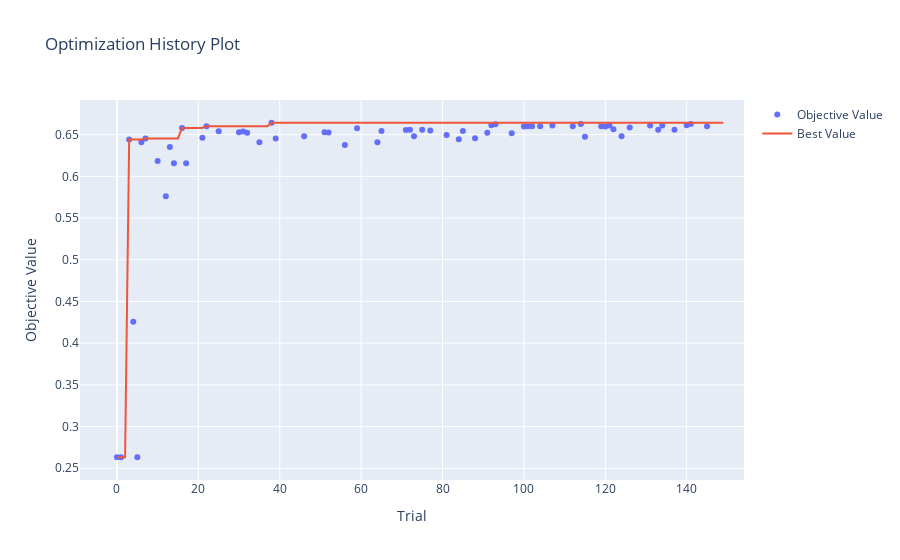
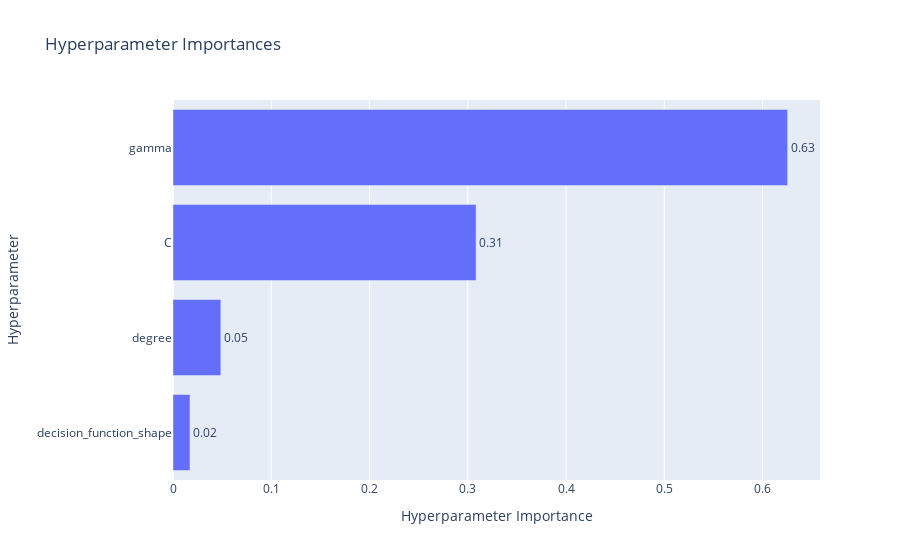
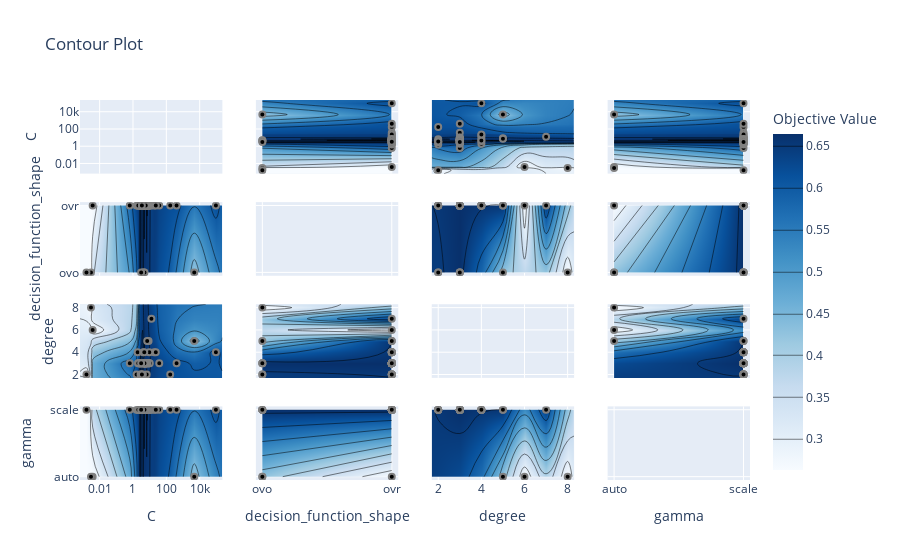

Notebook code for these charts, in order:
### Code cell
visualize(svc_only_study, ["C", "degree", "gamma", "decision_function_shape"])

### Figure 1 — Plotly figure (JSON) as saved in the notebook; plotly's stock layout.template omitted (floating-point values rounded to 4 significant figures; data arrays with more than 128 entries replaced by an {"elided": "..."} marker saying what was removed)
{"data": [{"mode": "markers", "name": "Objective Value", "type": "scatter", "x": [0, 1, 3, 4, 5, 6, 7, 10, 12, 13, 14, 16, 17, 21, 22, 25, 30, 31, 32, 35, 38, 39, 46, 51, 52, 56, 59, 64, 65, 71, 72, 73, 75, 77, 81, 84, 85, 88, 91, 92, 93, 97, 100, 101, 102, 104, 107, 112, 114, 115, 119, 120, 121, 122, 124, 126, 131, 133, 134, 137, 140, 141, 145], "y": [0.2632, 0.2632, 0.6443, 0.4256, 0.2632, 0.6409, 0.6455, 0.6185, 0.5763, 0.6351, 0.6157, 0.6581, 0.6157, 0.6464, 0.6602, 0.6541, 0.6528, 0.6539, 0.6524, 0.6409, 0.6643, 0.6454, 0.6481, 0.6528, 0.6526, 0.6375, 0.6577, 0.6409, 0.6545, 0.6555, 0.6558, 0.648, 0.6558, 0.6549, 0.6495, 0.6446, 0.6542, 0.6458, 0.6524, 0.6613, 0.6626, 0.6518, 0.6597, 0.6602, 0.66, 0.66, 0.6609, 0.6602, 0.6628, 0.6473, 0.6602, 0.6597, 0.6609, 0.6566, 0.6481, 0.6586, 0.6609, 0.6558, 0.6609, 0.6558, 0.6613, 0.6628, 0.6599]}, {"mode": "lines", "name": "Best Value", "type": "scatter", "x": {"elided": "150 int values"}, "y": {"elided": "150 float values"}}, {"marker": {"color": "#cccccc"}, "mode": "markers", "name": "Infeasible Trial", "showlegend": false, "type": "scatter", "x": [], "y": []}], "layout": {"autosize": true, "title": {"text": "Optimization History Plot"}, "xaxis": {"autorange": true, "range": [-8.946, 153.9], "title": {"text": "Trial"}, "type": "linear"}, "yaxis": {"autorange": true, "range": [0.2301, 0.6974], "title": {"text": "Objective Value"}, "type": "linear"}}}

### Figure 2 — Plotly figure (JSON) as saved in the notebook; plotly's stock layout.template omitted (floating-point values rounded to 4 significant figures)
{"data": [{"cliponaxis": false, "hovertemplate": ["decision_function_shape (CategoricalDistribution): 0.01727896218920125<extra></extra>", "degree (IntDistribution): 0.048657024839647664<extra></extra>", "C (FloatDistribution): 0.3084682861737534<extra></extra>", "gamma (CategoricalDistribution): 0.6255957267973978<extra></extra>"], "name": "Objective Value", "orientation": "h", "text": ["0.02", "0.05", "0.31", "0.63"], "textposition": "outside", "type": "bar", "x": [0.01728, 0.04866, 0.3085, 0.6256], "y": ["decision_function_shape", "degree", "C", "gamma"]}], "layout": {"autosize": true, "title": {"text": "Hyperparameter Importances"}, "xaxis": {"autorange": true, "range": [0, 0.6585], "title": {"text": "Hyperparameter Importance"}, "type": "linear"}, "yaxis": {"autorange": true, "range": [-0.5, 3.5], "title": {"text": "Hyperparameter"}, "type": "category"}}}

### Figure 3 — Plotly figure (JSON) as saved in the notebook; plotly's stock layout.template omitted (floating-point values rounded to 4 significant figures; data arrays with more than 128 entries replaced by an {"elided": "..."} marker saying what was removed)
{"data": [{"type": "scatter", "xaxis": "x", "yaxis": "y"}, {"autocontour": true, "colorbar": {"title": {"text": "Objective Value"}}, "colorscale": [[0, "rgb(247,251,255)"], [0.125, "rgb(222,235,247)"], [0.25, "rgb(198,219,239)"], [0.375, "rgb(158,202,225)"], [0.5, "rgb(107,174,214)"], [0.625, "rgb(66,146,198)"], [0.75, "rgb(33,113,181)"], [0.875, "rgb(8,81,156)"], [1, "rgb(8,48,107)"]], "connectgaps": true, "contours": {"coloring": "heatmap", "end": 0.65, "size": 0.05, "start": 0.3}, "hoverinfo": "none", "line": {"smoothing": 1.3}, "reversescale": false, "showscale": true, "type": "contour", "x": [0.0006636, 0.001622, 0.00302, 0.00381, 0.6413, 1.627, 1.898, 2.03, 2.083, 2.454, 2.483, 2.49, 2.518, 2.682, 2.812, 2.836, 3.089, 3.09, 3.411, 3.433, 3.451, 3.727, 3.746, 3.91, 3.935, 4.145, 4.484, 4.611, 4.664, 4.755, 4.877, 4.902, 4.989, 5.05, 5.096, 5.121, 5.129, 5.25, 5.305, 5.388, 5.811, 5.814, 6.075, 6.184, 6.212, 6.277, 6.625, 7.018, 7.126, 7.261, 8.13, 8.574, 8.621, 9.373, 9.519, 10.15, 12.73, 18.75, 23.32, 37.5, 170.5, 410.5, 4710.0, 93810.0, 229300.0], "xaxis": "x5", "y": ["ovo", "ovr"], "yaxis": "y5", "z": {"elided": "2x65 float values"}}, {"marker": {"color": "black", "line": {"color": "Grey", "width": 2}}, "mode": "markers", "showlegend": false, "type": "scatter", "x": [0.00381, 0.00302, 1.898, 4710.0, 0.001622, 12.73, 6.625, 170.5, 0.6413, 37.5, 93810.0, 5.388, 410.5, 2.454, 5.129, 2.682, 8.621, 9.373, 2.483, 1.627, 5.096, 3.935, 18.75, 8.13, 10.15, 4.145, 7.261, 2.836, 9.519, 7.018, 3.727, 3.089, 3.746, 8.574, 7.126, 4.755, 2.518, 23.32, 2.49, 4.611, 4.484, 3.433, 6.277, 5.305, 4.989, 5.05, 6.184, 5.121, 4.877, 2.03, 5.25, 6.212, 5.811, 2.812, 2.083, 3.91, 6.075, 3.451, 5.814, 3.411, 4.664, 4.902, 3.09], "xaxis": "x5", "y": ["ovr", "ovo", "ovr", "ovo", "ovo", "ovr", "ovr", "ovr", "ovr", "ovr", "ovr", "ovr", "ovr", "ovr", "ovr", "ovr", "ovr", "ovr", "ovr", "ovr", "ovr", "ovo", "ovr", "ovr", "ovr", "ovr", "ovr", "ovr", "ovr", "ovr", "ovr", "ovr", "ovr", "ovr", "ovr", "ovr", "ovr", "ovr", "ovr", "ovr", "ovr", "ovr", "ovr", "ovr", "ovr", "ovr", "ovr", "ovr", "ovr", "ovr", "ovr", "ovr", "ovr", "ovr", "ovr", "ovr", "ovr", "ovr", "ovr", "ovr", "ovo", "ovo", "ovo"], "yaxis": "y5"}, {"autocontour": true, "colorbar": {"title": {"text": "Objective Value"}}, "colorscale": [[0, "rgb(247,251,255)"], [0.125, "rgb(222,235,247)"], [0.25, "rgb(198,219,239)"], [0.375, "rgb(158,202,225)"], [0.5, "rgb(107,174,214)"], [0.625, "rgb(66,146,198)"], [0.75, "rgb(33,113,181)"], [0.875, "rgb(8,81,156)"], [1, "rgb(8,48,107)"]], "connectgaps": true, "contours": {"coloring": "heatmap", "end": 0.65, "size": 0.05, "start": 0.3}, "hoverinfo": "none", "line": {"smoothing": 1.3}, "reversescale": false, "showscale": false, "type": "contour", "x": [0.0006636, 0.001622, 0.00302, 0.00381, 0.6413, 1.627, 1.898, 2.03, 2.083, 2.454, 2.483, 2.49, 2.518, 2.682, 2.812, 2.836, 3.089, 3.09, 3.411, 3.433, 3.451, 3.727, 3.746, 3.91, 3.935, 4.145, 4.484, 4.611, 4.664, 4.755, 4.877, 4.902, 4.989, 5.05, 5.096, 5.121, 5.129, 5.25, 5.305, 5.388, 5.811, 5.814, 6.075, 6.184, 6.212, 6.277, 6.625, 7.018, 7.126, 7.261, 8.13, 8.574, 8.621, 9.373, 9.519, 10.15, 12.73, 18.75, 23.32, 37.5, 170.5, 410.5, 4710.0, 93810.0, 229300.0], "xaxis": "x9", "y": [1.7, 2, 3, 4, 5, 6, 7, 8, 8.3], "yaxis": "y9", "z": {"elided": "9x65 float values"}}, {"marker": {"color": "black", "line": {"color": "Grey", "width": 2}}, "mode": "markers", "showlegend": false, "type": "scatter", "x": [0.00381, 0.00302, 1.898, 4710.0, 0.001622, 12.73, 6.625, 170.5, 0.6413, 37.5, 93810.0, 5.388, 410.5, 2.454, 5.129, 2.682, 8.621, 9.373, 2.483, 1.627, 5.096, 3.935, 18.75, 8.13, 10.15, 4.145, 7.261, 2.836, 9.519, 7.018, 3.727, 3.089, 3.746, 8.574, 7.126, 4.755, 2.518, 23.32, 2.49, 4.611, 4.484, 3.433, 6.277, 5.305, 4.989, 5.05, 6.184, 5.121, 4.877, 2.03, 5.25, 6.212, 5.811, 2.812, 2.083, 3.91, 6.075, 3.451, 5.814, 3.411, 4.664, 4.902, 3.09], "xaxis": "x9", "y": [6, 8, 4, 5, 2, 7, 2, 2, 3, 3, 4, 3, 3, 3, 3, 3, 3, 3, 3, 2, 3, 2, 4, 3, 3, 4, 3, 2, 4, 3, 3, 2, 3, 5, 5, 4, 3, 4, 3, 3, 3, 2, 3, 3, 3, 3, 3, 3, 3, 3, 3, 3, 3, 3, 3, 3, 3, 3, 3, 3, 3, 3, 3], "yaxis": "y9"}, {"autocontour": true, "colorbar": {"title": {"text": "Objective Value"}}, "colorscale": [[0, "rgb(247,251,255)"], [0.125, "rgb(222,235,247)"], [0.25, "rgb(198,219,239)"], [0.375, "rgb(158,202,225)"], [0.5, "rgb(107,174,214)"], [0.625, "rgb(66,146,198)"], [0.75, "rgb(33,113,181)"], [0.875, "rgb(8,81,156)"], [1, "rgb(8,48,107)"]], "connectgaps": true, "contours": {"coloring": "heatmap", "end": 0.65, "size": 0.05, "start": 0.3}, "hoverinfo": "none", "line": {"smoothing": 1.3}, "reversescale": false, "showscale": false, "type": "contour", "x": [0.0006636, 0.001622, 0.00302, 0.00381, 0.6413, 1.627, 1.898, 2.03, 2.083, 2.454, 2.483, 2.49, 2.518, 2.682, 2.812, 2.836, 3.089, 3.09, 3.411, 3.433, 3.451, 3.727, 3.746, 3.91, 3.935, 4.145, 4.484, 4.611, 4.664, 4.755, 4.877, 4.902, 4.989, 5.05, 5.096, 5.121, 5.129, 5.25, 5.305, 5.388, 5.811, 5.814, 6.075, 6.184, 6.212, 6.277, 6.625, 7.018, 7.126, 7.261, 8.13, 8.574, 8.621, 9.373, 9.519, 10.15, 12.73, 18.75, 23.32, 37.5, 170.5, 410.5, 4710.0, 93810.0, 229300.0], "xaxis": "x13", "y": ["auto", "scale"], "yaxis": "y13", "z": {"elided": "2x65 float values"}}, {"marker": {"color": "black", "line": {"color": "Grey", "width": 2}}, "mode": "markers", "showlegend": false, "type": "scatter", "x": [0.00381, 0.00302, 1.898, 4710.0, 0.001622, 12.73, 6.625, 170.5, 0.6413, 37.5, 93810.0, 5.388, 410.5, 2.454, 5.129, 2.682, 8.621, 9.373, 2.483, 1.627, 5.096, 3.935, 18.75, 8.13, 10.15, 4.145, 7.261, 2.836, 9.519, 7.018, 3.727, 3.089, 3.746, 8.574, 7.126, 4.755, 2.518, 23.32, 2.49, 4.611, 4.484, 3.433, 6.277, 5.305, 4.989, 5.05, 6.184, 5.121, 4.877, 2.03, 5.25, 6.212, 5.811, 2.812, 2.083, 3.91, 6.075, 3.451, 5.814, 3.411, 4.664, 4.902, 3.09], "xaxis": "x13", "y": ["auto", "auto", "scale", "auto", "scale", "scale", "scale", "scale", "scale", "scale", "scale", "scale", "scale", "scale", "scale", "scale", "scale", "scale", "scale", "scale", "scale", "scale", "scale", "scale", "scale", "scale", "scale", "scale", "scale", "scale", "scale", "scale", "scale", "scale", "scale", "scale", "scale", "scale", "scale", "scale", "scale", "scale", "scale", "scale", "scale", "scale", "scale", "scale", "scale", "scale", "scale", "scale", "scale", "scale", "scale", "scale", "scale", "scale", "scale", "scale", "scale", "scale", "scale"], "yaxis": "y13"}, {"autocontour": true, "colorbar": {"title": {"text": "Objective Value"}}, "colorscale": [[0, "rgb(247,251,255)"], [0.125, "rgb(222,235,247)"], [0.25, "rgb(198,219,239)"], [0.375, "rgb(158,202,225)"], [0.5, "rgb(107,174,214)"], [0.625, "rgb(66,146,198)"], [0.75, "rgb(33,113,181)"], [0.875, "rgb(8,81,156)"], [1, "rgb(8,48,107)"]], "connectgaps": true, "contours": {"coloring": "heatmap", "end": 0.65, "size": 0.05, "start": 0.3}, "hoverinfo": "none", "line": {"smoothing": 1.3}, "reversescale": false, "showscale": false, "type": "contour", "x": ["ovo", "ovr"], "xaxis": "x2", "y": [0.0006636, 0.001622, 0.00302, 0.00381, 0.6413, 1.627, 1.898, 2.03, 2.083, 2.454, 2.483, 2.49, 2.518, 2.682, 2.812, 2.836, 3.089, 3.09, 3.411, 3.433, 3.451, 3.727, 3.746, 3.91, 3.935, 4.145, 4.484, 4.611, 4.664, 4.755, 4.877, 4.902, 4.989, 5.05, 5.096, 5.121, 5.129, 5.25, 5.305, 5.388, 5.811, 5.814, 6.075, 6.184, 6.212, 6.277, 6.625, 7.018, 7.126, 7.261, 8.13, 8.574, 8.621, 9.373, 9.519, 10.15, 12.73, 18.75, 23.32, 37.5, 170.5, 410.5, 4710.0, 93810.0, 229300.0], "yaxis": "y2", "z": {"elided": "65x2 float values"}}, {"marker": {"color": "black", "line": {"color": "Grey", "width": 2}}, "mode": "markers", "showlegend": false, "type": "scatter", "x": ["ovr", "ovo", "ovr", "ovo", "ovo", "ovr", "ovr", "ovr", "ovr", "ovr", "ovr", "ovr", "ovr", "ovr", "ovr", "ovr", "ovr", "ovr", "ovr", "ovr", "ovr", "ovo", "ovr", "ovr", "ovr", "ovr", "ovr", "ovr", "ovr", "ovr", "ovr", "ovr", "ovr", "ovr", "ovr", "ovr", "ovr", "ovr", "ovr", "ovr", "ovr", "ovr", "ovr", "ovr", "ovr", "ovr", "ovr", "ovr", "ovr", "ovr", "ovr", "ovr", "ovr", "ovr", "ovr", "ovr", "ovr", "ovr", "ovr", "ovr", "ovo", "ovo", "ovo"], "xaxis": "x2", "y": [0.00381, 0.00302, 1.898, 4710.0, 0.001622, 12.73, 6.625, 170.5, 0.6413, 37.5, 93810.0, 5.388, 410.5, 2.454, 5.129, 2.682, 8.621, 9.373, 2.483, 1.627, 5.096, 3.935, 18.75, 8.13, 10.15, 4.145, 7.261, 2.836, 9.519, 7.018, 3.727, 3.089, 3.746, 8.574, 7.126, 4.755, 2.518, 23.32, 2.49, 4.611, 4.484, 3.433, 6.277, 5.305, 4.989, 5.05, 6.184, 5.121, 4.877, 2.03, 5.25, 6.212, 5.811, 2.812, 2.083, 3.91, 6.075, 3.451, 5.814, 3.411, 4.664, 4.902, 3.09], "yaxis": "y2"}, {"type": "scatter", "xaxis": "x6", "yaxis": "y6"}, {"autocontour": true, "colorbar": {"title": {"text": "Objective Value"}}, "colorscale": [[0, "rgb(247,251,255)"], [0.125, "rgb(222,235,247)"], [0.25, "rgb(198,219,239)"], [0.375, "rgb(158,202,225)"], [0.5, "rgb(107,174,214)"], [0.625, "rgb(66,146,198)"], [0.75, "rgb(33,113,181)"], [0.875, "rgb(8,81,156)"], [1, "rgb(8,48,107)"]], "connectgaps": true, "contours": {"coloring": "heatmap", "end": 0.65, "size": 0.05, "start": 0.3}, "hoverinfo": "none", "line": {"smoothing": 1.3}, "reversescale": false, "showscale": false, "type": "contour", "x": ["ovo", "ovr"], "xaxis": "x10", "y": [1.7, 2, 3, 4, 5, 6, 7, 8, 8.3], "yaxis": "y10", "z": [[null, null], [0.6454, 0.6518], [0.6628, 0.6643], [null, 0.6545], [0.4256, 0.6549], [null, 0.2632], [null, 0.6409], [0.2632, null], [null, null]]}, {"marker": {"color": "black", "line": {"color": "Grey", "width": 2}}, "mode": "markers", "showlegend": false, "type": "scatter", "x": ["ovr", "ovo", "ovr", "ovo", "ovo", "ovr", "ovr", "ovr", "ovr", "ovr", "ovr", "ovr", "ovr", "ovr", "ovr", "ovr", "ovr", "ovr", "ovr", "ovr", "ovr", "ovo", "ovr", "ovr", "ovr", "ovr", "ovr", "ovr", "ovr", "ovr", "ovr", "ovr", "ovr", "ovr", "ovr", "ovr", "ovr", "ovr", "ovr", "ovr", "ovr", "ovr", "ovr", "ovr", "ovr", "ovr", "ovr", "ovr", "ovr", "ovr", "ovr", "ovr", "ovr", "ovr", "ovr", "ovr", "ovr", "ovr", "ovr", "ovr", "ovo", "ovo", "ovo"], "xaxis": "x10", "y": [6, 8, 4, 5, 2, 7, 2, 2, 3, 3, 4, 3, 3, 3, 3, 3, 3, 3, 3, 2, 3, 2, 4, 3, 3, 4, 3, 2, 4, 3, 3, 2, 3, 5, 5, 4, 3, 4, 3, 3, 3, 2, 3, 3, 3, 3, 3, 3, 3, 3, 3, 3, 3, 3, 3, 3, 3, 3, 3, 3, 3, 3, 3], "yaxis": "y10"}, {"autocontour": true, "colorbar": {"title": {"text": "Objective Value"}}, "colorscale": [[0, "rgb(247,251,255)"], [0.125, "rgb(222,235,247)"], [0.25, "rgb(198,219,239)"], [0.375, "rgb(158,202,225)"], [0.5, "rgb(107,174,214)"], [0.625, "rgb(66,146,198)"], [0.75, "rgb(33,113,181)"], [0.875, "rgb(8,81,156)"], [1, "rgb(8,48,107)"]], "connectgaps": true, "contours": {"coloring": "heatmap", "end": 0.65, "size": 0.05, "start": 0.3}, "hoverinfo": "none", "line": {"smoothing": 1.3}, "reversescale": false, "showscale": false, "type": "contour", "x": ["ovo", "ovr"], "xaxis": "x14", "y": ["auto", "scale"], "yaxis": "y14", "z": [[0.4256, 0.2632], [0.6628, 0.6643]]}, {"marker": {"color": "black", "line": {"color": "Grey", "width": 2}}, "mode": "markers", "showlegend": false, "type": "scatter", "x": ["ovr", "ovo", "ovr", "ovo", "ovo", "ovr", "ovr", "ovr", "ovr", "ovr", "ovr", "ovr", "ovr", "ovr", "ovr", "ovr", "ovr", "ovr", "ovr", "ovr", "ovr", "ovo", "ovr", "ovr", "ovr", "ovr", "ovr", "ovr", "ovr", "ovr", "ovr", "ovr", "ovr", "ovr", "ovr", "ovr", "ovr", "ovr", "ovr", "ovr", "ovr", "ovr", "ovr", "ovr", "ovr", "ovr", "ovr", "ovr", "ovr", "ovr", "ovr", "ovr", "ovr", "ovr", "ovr", "ovr", "ovr", "ovr", "ovr", "ovr", "ovo", "ovo", "ovo"], "xaxis": "x14", "y": ["auto", "auto", "scale", "auto", "scale", "scale", "scale", "scale", "scale", "scale", "scale", "scale", "scale", "scale", "scale", "scale", "scale", "scale", "scale", "scale", "scale", "scale", "scale", "scale", "scale", "scale", "scale", "scale", "scale", "scale", "scale", "scale", "scale", "scale", "scale", "scale", "scale", "scale", "scale", "scale", "scale", "scale", "scale", "scale", "scale", "scale", "scale", "scale", "scale", "scale", "scale", "scale", "scale", "scale", "scale", "scale", "scale", "scale", "scale", "scale", "scale", "scale", "scale"], "yaxis": "y14"}, {"autocontour": true, "colorbar": {"title": {"text": "Objective Value"}}, "colorscale": [[0, "rgb(247,251,255)"], [0.125, "rgb(222,235,247)"], [0.25, "rgb(198,219,239)"], [0.375, "rgb(158,202,225)"], [0.5, "rgb(107,174,214)"], [0.625, "rgb(66,146,198)"], [0.75, "rgb(33,113,181)"], [0.875, "rgb(8,81,156)"], [1, "rgb(8,48,107)"]], "connectgaps": true, "contours": {"coloring": "heatmap", "end": 0.65, "size": 0.05, "start": 0.3}, "hoverinfo": "none", "line": {"smoothing": 1.3}, "reversescale": false, "showscale": false, "type": "contour", "x": [1.7, 2, 3, 4, 5, 6, 7, 8, 8.3], "xaxis": "x3", "y": [0.0006636, 0.001622, 0.00302, 0.00381, 0.6413, 1.627, 1.898, 2.03, 2.083, 2.454, 2.483, 2.49, 2.518, 2.682, 2.812, 2.836, 3.089, 3.09, 3.411, 3.433, 3.451, 3.727, 3.746, 3.91, 3.935, 4.145, 4.484, 4.611, 4.664, 4.755, 4.877, 4.902, 4.989, 5.05, 5.096, 5.121, 5.129, 5.25, 5.305, 5.388, 5.811, 5.814, 6.075, 6.184, 6.212, 6.277, 6.625, 7.018, 7.126, 7.261, 8.13, 8.574, 8.621, 9.373, 9.519, 10.15, 12.73, 18.75, 23.32, 37.5, 170.5, 410.5, 4710.0, 93810.0, 229300.0], "yaxis": "y3", "z": {"elided": "65x9 float values"}}, {"marker": {"color": "black", "line": {"color": "Grey", "width": 2}}, "mode": "markers", "showlegend": false, "type": "scatter", "x": [6, 8, 4, 5, 2, 7, 2, 2, 3, 3, 4, 3, 3, 3, 3, 3, 3, 3, 3, 2, 3, 2, 4, 3, 3, 4, 3, 2, 4, 3, 3, 2, 3, 5, 5, 4, 3, 4, 3, 3, 3, 2, 3, 3, 3, 3, 3, 3, 3, 3, 3, 3, 3, 3, 3, 3, 3, 3, 3, 3, 3, 3, 3], "xaxis": "x3", "y": [0.00381, 0.00302, 1.898, 4710.0, 0.001622, 12.73, 6.625, 170.5, 0.6413, 37.5, 93810.0, 5.388, 410.5, 2.454, 5.129, 2.682, 8.621, 9.373, 2.483, 1.627, 5.096, 3.935, 18.75, 8.13, 10.15, 4.145, 7.261, 2.836, 9.519, 7.018, 3.727, 3.089, 3.746, 8.574, 7.126, 4.755, 2.518, 23.32, 2.49, 4.611, 4.484, 3.433, 6.277, 5.305, 4.989, 5.05, 6.184, 5.121, 4.877, 2.03, 5.25, 6.212, 5.811, 2.812, 2.083, 3.91, 6.075, 3.451, 5.814, 3.411, 4.664, 4.902, 3.09], "yaxis": "y3"}, {"autocontour": true, "colorbar": {"title": {"text": "Objective Value"}}, "colorscale": [[0, "rgb(247,251,255)"], [0.125, "rgb(222,235,247)"], [0.25, "rgb(198,219,239)"], [0.375, "rgb(158,202,225)"], [0.5, "rgb(107,174,214)"], [0.625, "rgb(66,146,198)"], [0.75, "rgb(33,113,181)"], [0.875, "rgb(8,81,156)"], [1, "rgb(8,48,107)"]], "connectgaps": true, "contours": {"coloring": "heatmap", "end": 0.65, "size": 0.05, "start": 0.3}, "hoverinfo": "none", "line": {"smoothing": 1.3}, "reversescale": false, "showscale": false, "type": "contour", "x": [1.7, 2, 3, 4, 5, 6, 7, 8, 8.3], "xaxis": "x7", "y": ["ovo", "ovr"], "yaxis": "y7", "z": [[null, 0.6454, 0.6628, null, 0.4256, null, null, 0.2632, null], [null, 0.6518, 0.6643, 0.6545, 0.6549, 0.2632, 0.6409, null, null]]}, {"marker": {"color": "black", "line": {"color": "Grey", "width": 2}}, "mode": "markers", "showlegend": false, "type": "scatter", "x": [6, 8, 4, 5, 2, 7, 2, 2, 3, 3, 4, 3, 3, 3, 3, 3, 3, 3, 3, 2, 3, 2, 4, 3, 3, 4, 3, 2, 4, 3, 3, 2, 3, 5, 5, 4, 3, 4, 3, 3, 3, 2, 3, 3, 3, 3, 3, 3, 3, 3, 3, 3, 3, 3, 3, 3, 3, 3, 3, 3, 3, 3, 3], "xaxis": "x7", "y": ["ovr", "ovo", "ovr", "ovo", "ovo", "ovr", "ovr", "ovr", "ovr", "ovr", "ovr", "ovr", "ovr", "ovr", "ovr", "ovr", "ovr", "ovr", "ovr", "ovr", "ovr", "ovo", "ovr", "ovr", "ovr", "ovr", "ovr", "ovr", "ovr", "ovr", "ovr", "ovr", "ovr", "ovr", "ovr", "ovr", "ovr", "ovr", "ovr", "ovr", "ovr", "ovr", "ovr", "ovr", "ovr", "ovr", "ovr", "ovr", "ovr", "ovr", "ovr", "ovr", "ovr", "ovr", "ovr", "ovr", "ovr", "ovr", "ovr", "ovr", "ovo", "ovo", "ovo"], "yaxis": "y7"}, {"type": "scatter", "xaxis": "x11", "yaxis": "y11"}, {"autocontour": true, "colorbar": {"title": {"text": "Objective Value"}}, "colorscale": [[0, "rgb(247,251,255)"], [0.125, "rgb(222,235,247)"], [0.25, "rgb(198,219,239)"], [0.375, "rgb(158,202,225)"], [0.5, "rgb(107,174,214)"], [0.625, "rgb(66,146,198)"], [0.75, "rgb(33,113,181)"], [0.875, "rgb(8,81,156)"], [1, "rgb(8,48,107)"]], "connectgaps": true, "contours": {"coloring": "heatmap", "end": 0.65, "size": 0.05, "start": 0.3}, "hoverinfo": "none", "line": {"smoothing": 1.3}, "reversescale": false, "showscale": false, "type": "contour", "x": [1.7, 2, 3, 4, 5, 6, 7, 8, 8.3], "xaxis": "x15", "y": ["auto", "scale"], "yaxis": "y15", "z": [[null, null, null, null, 0.4256, 0.2632, null, 0.2632, null], [null, 0.6518, 0.6643, 0.6545, 0.6549, null, 0.6409, null, null]]}, {"marker": {"color": "black", "line": {"color": "Grey", "width": 2}}, "mode": "markers", "showlegend": false, "type": "scatter", "x": [6, 8, 4, 5, 2, 7, 2, 2, 3, 3, 4, 3, 3, 3, 3, 3, 3, 3, 3, 2, 3, 2, 4, 3, 3, 4, 3, 2, 4, 3, 3, 2, 3, 5, 5, 4, 3, 4, 3, 3, 3, 2, 3, 3, 3, 3, 3, 3, 3, 3, 3, 3, 3, 3, 3, 3, 3, 3, 3, 3, 3, 3, 3], "xaxis": "x15", "y": ["auto", "auto", "scale", "auto", "scale", "scale", "scale", "scale", "scale", "scale", "scale", "scale", "scale", "scale", "scale", "scale", "scale", "scale", "scale", "scale", "scale", "scale", "scale", "scale", "scale", "scale", "scale", "scale", "scale", "scale", "scale", "scale", "scale", "scale", "scale", "scale", "scale", "scale", "scale", "scale", "scale", "scale", "scale", "scale", "scale", "scale", "scale", "scale", "scale", "scale", "scale", "scale", "scale", "scale", "scale", "scale", "scale", "scale", "scale", "scale", "scale", "scale", "scale"], "yaxis": "y15"}, {"autocontour": true, "colorbar": {"title": {"text": "Objective Value"}}, "colorscale": [[0, "rgb(247,251,255)"], [0.125, "rgb(222,235,247)"], [0.25, "rgb(198,219,239)"], [0.375, "rgb(158,202,225)"], [0.5, "rgb(107,174,214)"], [0.625, "rgb(66,146,198)"], [0.75, "rgb(33,113,181)"], [0.875, "rgb(8,81,156)"], [1, "rgb(8,48,107)"]], "connectgaps": true, "contours": {"coloring": "heatmap", "end": 0.65, "size": 0.05, "start": 0.3}, "hoverinfo": "none", "line": {"smoothing": 1.3}, "reversescale": false, "showscale": false, "type": "contour", "x": ["auto", "scale"], "xaxis": "x4", "y": [0.0006636, 0.001622, 0.00302, 0.00381, 0.6413, 1.627, 1.898, 2.03, 2.083, 2.454, 2.483, 2.49, 2.518, 2.682, 2.812, 2.836, 3.089, 3.09, 3.411, 3.433, 3.451, 3.727, 3.746, 3.91, 3.935, 4.145, 4.484, 4.611, 4.664, 4.755, 4.877, 4.902, 4.989, 5.05, 5.096, 5.121, 5.129, 5.25, 5.305, 5.388, 5.811, 5.814, 6.075, 6.184, 6.212, 6.277, 6.625, 7.018, 7.126, 7.261, 8.13, 8.574, 8.621, 9.373, 9.519, 10.15, 12.73, 18.75, 23.32, 37.5, 170.5, 410.5, 4710.0, 93810.0, 229300.0], "yaxis": "y4", "z": {"elided": "65x2 float values"}}, {"marker": {"color": "black", "line": {"color": "Grey", "width": 2}}, "mode": "markers", "showlegend": false, "type": "scatter", "x": ["auto", "auto", "scale", "auto", "scale", "scale", "scale", "scale", "scale", "scale", "scale", "scale", "scale", "scale", "scale", "scale", "scale", "scale", "scale", "scale", "scale", "scale", "scale", "scale", "scale", "scale", "scale", "scale", "scale", "scale", "scale", "scale", "scale", "scale", "scale", "scale", "scale", "scale", "scale", "scale", "scale", "scale", "scale", "scale", "scale", "scale", "scale", "scale", "scale", "scale", "scale", "scale", "scale", "scale", "scale", "scale", "scale", "scale", "scale", "scale", "scale", "scale", "scale"], "xaxis": "x4", "y": [0.00381, 0.00302, 1.898, 4710.0, 0.001622, 12.73, 6.625, 170.5, 0.6413, 37.5, 93810.0, 5.388, 410.5, 2.454, 5.129, 2.682, 8.621, 9.373, 2.483, 1.627, 5.096, 3.935, 18.75, 8.13, 10.15, 4.145, 7.261, 2.836, 9.519, 7.018, 3.727, 3.089, 3.746, 8.574, 7.126, 4.755, 2.518, 23.32, 2.49, 4.611, 4.484, 3.433, 6.277, 5.305, 4.989, 5.05, 6.184, 5.121, 4.877, 2.03, 5.25, 6.212, 5.811, 2.812, 2.083, 3.91, 6.075, 3.451, 5.814, 3.411, 4.664, 4.902, 3.09], "yaxis": "y4"}, {"autocontour": true, "colorbar": {"title": {"text": "Objective Value"}}, "colorscale": [[0, "rgb(247,251,255)"], [0.125, "rgb(222,235,247)"], [0.25, "rgb(198,219,239)"], [0.375, "rgb(158,202,225)"], [0.5, "rgb(107,174,214)"], [0.625, "rgb(66,146,198)"], [0.75, "rgb(33,113,181)"], [0.875, "rgb(8,81,156)"], [1, "rgb(8,48,107)"]], "connectgaps": true, "contours": {"coloring": "heatmap", "end": 0.65, "size": 0.05, "start": 0.3}, "hoverinfo": "none", "line": {"smoothing": 1.3}, "reversescale": false, "showscale": false, "type": "contour", "x": ["auto", "scale"], "xaxis": "x8", "y": ["ovo", "ovr"], "yaxis": "y8", "z": [[0.4256, 0.6628], [0.2632, 0.6643]]}, {"marker": {"color": "black", "line": {"color": "Grey", "width": 2}}, "mode": "markers", "showlegend": false, "type": "scatter", "x": ["auto", "auto", "scale", "auto", "scale", "scale", "scale", "scale", "scale", "scale", "scale", "scale", "scale", "scale", "scale", "scale", "scale", "scale", "scale", "scale", "scale", "scale", "scale", "scale", "scale", "scale", "scale", "scale", "scale", "scale", "scale", "scale", "scale", "scale", "scale", "scale", "scale", "scale", "scale", "scale", "scale", "scale", "scale", "scale", "scale", "scale", "scale", "scale", "scale", "scale", "scale", "scale", "scale", "scale", "scale", "scale", "scale", "scale", "scale", "scale", "scale", "scale", "scale"], "xaxis": "x8", "y": ["ovr", "ovo", "ovr", "ovo", "ovo", "ovr", "ovr", "ovr", "ovr", "ovr", "ovr", "ovr", "ovr", "ovr", "ovr", "ovr", "ovr", "ovr", "ovr", "ovr", "ovr", "ovo", "ovr", "ovr", "ovr", "ovr", "ovr", "ovr", "ovr", "ovr", "ovr", "ovr", "ovr", "ovr", "ovr", "ovr", "ovr", "ovr", "ovr", "ovr", "ovr", "ovr", "ovr", "ovr", "ovr", "ovr", "ovr", "ovr", "ovr", "ovr", "ovr", "ovr", "ovr", "ovr", "ovr", "ovr", "ovr", "ovr", "ovr", "ovr", "ovo", "ovo", "ovo"], "yaxis": "y8"}, {"autocontour": true, "colorbar": {"title": {"text": "Objective Value"}}, "colorscale": [[0, "rgb(247,251,255)"], [0.125, "rgb(222,235,247)"], [0.25, "rgb(198,219,239)"], [0.375, "rgb(158,202,225)"], [0.5, "rgb(107,174,214)"], [0.625, "rgb(66,146,198)"], [0.75, "rgb(33,113,181)"], [0.875, "rgb(8,81,156)"], [1, "rgb(8,48,107)"]], "connectgaps": true, "contours": {"coloring": "heatmap", "end": 0.65, "size": 0.05, "start": 0.3}, "hoverinfo": "none", "line": {"smoothing": 1.3}, "reversescale": false, "showscale": false, "type": "contour", "x": ["auto", "scale"], "xaxis": "x12", "y": [1.7, 2, 3, 4, 5, 6, 7, 8, 8.3], "yaxis": "y12", "z": [[null, null], [null, 0.6518], [null, 0.6643], [null, 0.6545], [0.4256, 0.6549], [0.2632, null], [null, 0.6409], [0.2632, null], [null, null]]}, {"marker": {"color": "black", "line": {"color": "Grey", "width": 2}}, "mode": "markers", "showlegend": false, "type": "scatter", "x": ["auto", "auto", "scale", "auto", "scale", "scale", "scale", "scale", "scale", "scale", "scale", "scale", "scale", "scale", "scale", "scale", "scale", "scale", "scale", "scale", "scale", "scale", "scale", "scale", "scale", "scale", "scale", "scale", "scale", "scale", "scale", "scale", "scale", "scale", "scale", "scale", "scale", "scale", "scale", "scale", "scale", "scale", "scale", "scale", "scale", "scale", "scale", "scale", "scale", "scale", "scale", "scale", "scale", "scale", "scale", "scale", "scale", "scale", "scale", "scale", "scale", "scale", "scale"], "xaxis": "x12", "y": [6, 8, 4, 5, 2, 7, 2, 2, 3, 3, 4, 3, 3, 3, 3, 3, 3, 3, 3, 2, 3, 2, 4, 3, 3, 4, 3, 2, 4, 3, 3, 2, 3, 5, 5, 4, 3, 4, 3, 3, 3, 2, 3, 3, 3, 3, 3, 3, 3, 3, 3, 3, 3, 3, 3, 3, 3, 3, 3, 3, 3, 3, 3], "yaxis": "y12"}, {"type": "scatter", "xaxis": "x16", "yaxis": "y16"}], "layout": {"autosize": true, "title": {"text": "Contour Plot"}, "xaxis": {"anchor": "y", "domain": [0, 0.2125], "matches": "x13", "range": [-3.178, 5.36], "showticklabels": false, "type": "log"}, "xaxis10": {"anchor": "y10", "domain": [0.2625, 0.475], "matches": "x14", "range": [-0.05, 1.05], "showticklabels": false, "type": "category"}, "xaxis11": {"anchor": "y11", "domain": [0.525, 0.7375], "matches": "x15", "range": [1.7, 8.3], "showticklabels": false}, "xaxis12": {"anchor": "y12", "domain": [0.7875, 1], "matches": "x16", "range": [-0.05, 1.05], "showticklabels": false, "type": "category"}, "xaxis13": {"anchor": "y13", "domain": [0, 0.2125], "range": [-3.178, 5.36], "title": {"text": "C"}, "type": "log"}, "xaxis14": {"anchor": "y14", "domain": [0.2625, 0.475], "range": [-0.05, 1.05], "title": {"text": "decision_function_shape"}, "type": "category"}, "xaxis15": {"anchor": "y15", "domain": [0.525, 0.7375], "range": [1.7, 8.3], "title": {"text": "degree"}, "type": "linear"}, "xaxis16": {"anchor": "y16", "domain": [0.7875, 1], "range": [-0.05, 1.05], "title": {"text": "gamma"}, "type": "category"}, "xaxis2": {"anchor": "y2", "domain": [0.2625, 0.475], "matches": "x14", "range": [-0.05, 1.05], "showticklabels": false, "type": "category"}, "xaxis3": {"anchor": "y3", "domain": [0.525, 0.7375], "matches": "x15", "range": [1.7, 8.3], "showticklabels": false, "type": "linear"}, "xaxis4": {"anchor": "y4", "domain": [0.7875, 1], "matches": "x16", "range": [-0.05, 1.05], "showticklabels": false, "type": "category"}, "xaxis5": {"anchor": "y5", "domain": [0, 0.2125], "matches": "x13", "range": [-3.178, 5.36], "showticklabels": false, "type": "log"}, "xaxis6": {"anchor": "y6", "domain": [0.2625, 0.475], "matches": "x14", "range": [-0.05, 1.05], "showticklabels": false, "type": "category"}, "xaxis7": {"anchor": "y7", "domain": [0.525, 0.7375], "matches": "x15", "range": [1.7, 8.3], "showticklabels": false, "type": "linear"}, "xaxis8": {"anchor": "y8", "domain": [0.7875, 1], "matches": "x16", "range": [-0.05, 1.05], "showticklabels": false, "type": "category"}, "xaxis9": {"anchor": "y9", "domain": [0, 0.2125], "matches": "x13", "range": [-3.178, 5.36], "showticklabels": false, "type": "log"}, "yaxis": {"anchor": "x", "domain": [0.8063, 1], "range": [-3.178, 5.36], "title": {"text": "C"}, "type": "log"}, "yaxis10": {"anchor": "x10", "domain": [0.2687, 0.4625], "matches": "y9", "range": [1.7, 8.3], "showticklabels": false, "type": "linear"}, "yaxis11": {"anchor": "x11", "domain": [0.2687, 0.4625], "matches": "y9", "range": [1.7, 8.3], "showticklabels": false}, "yaxis12": {"anchor": "x12", "domain": [0.2687, 0.4625], "matches": "y9", "range": [1.7, 8.3], "showticklabels": false, "type": "linear"}, "yaxis13": {"anchor": "x13", "domain": [0, 0.1938], "range": [-0.05, 1.05], "title": {"text": "gamma"}, "type": "category"}, "yaxis14": {"anchor": "x14", "domain": [0, 0.1938], "matches": "y13", "range": [-0.05, 1.05], "showticklabels": false, "type": "category"}, "yaxis15": {"anchor": "x15", "domain": [0, 0.1938], "matches": "y13", "range": [-0.05, 1.05], "showticklabels": false, "type": "category"}, "yaxis16": {"anchor": "x16", "domain": [0, 0.1938], "matches": "y13", "range": [-0.05, 1.05], "showticklabels": false, "type": "category"}, "yaxis2": {"anchor": "x2", "domain": [0.8063, 1], "matches": "y", "range": [-3.178, 5.36], "showticklabels": false, "type": "log"}, "yaxis3": {"anchor": "x3", "domain": [0.8063, 1], "matches": "y", "range": [-3.178, 5.36], "showticklabels": false, "type": "log"}, "yaxis4": {"anchor": "x4", "domain": [0.8063, 1], "matches": "y", "range": [-3.178, 5.36], "showticklabels": false, "type": "log"}, "yaxis5": {"anchor": "x5", "domain": [0.5375, 0.7312], "range": [-0.05, 1.05], "title": {"text": "decision_function_shape"}, "type": "category"}, "yaxis6": {"anchor": "x6", "domain": [0.5375, 0.7312], "matches": "y5", "range": [-0.05, 1.05], "showticklabels": false, "type": "category"}, "yaxis7": {"anchor": "x7", "domain": [0.5375, 0.7312], "matches": "y5", "range": [-0.05, 1.05], "showticklabels": false, "type": "category"}, "yaxis8": {"anchor": "x8", "domain": [0.5375, 0.7312], "matches": "y5", "range": [-0.05, 1.05], "showticklabels": false, "type": "category"}, "yaxis9": {"anchor": "x9", "domain": [0.2687, 0.4625], "range": [1.7, 8.3], "title": {"text": "degree"}, "type": "linear"}}}
